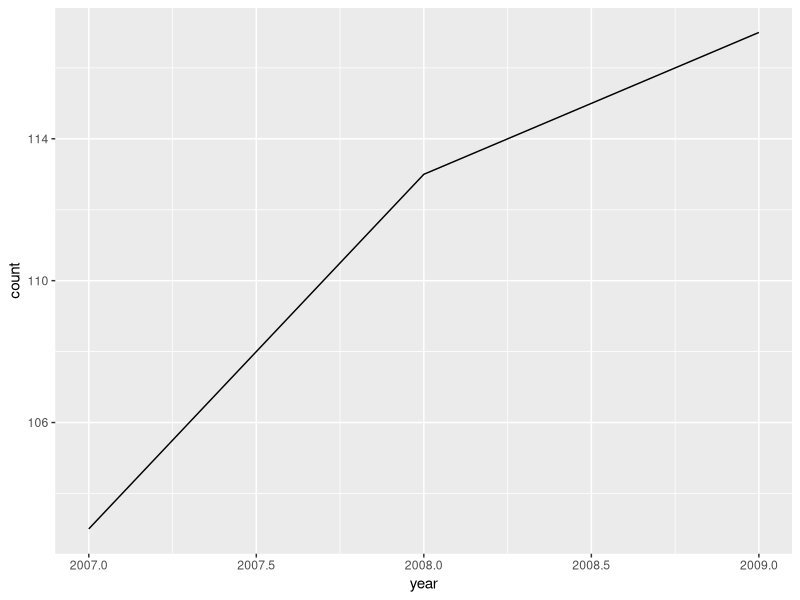
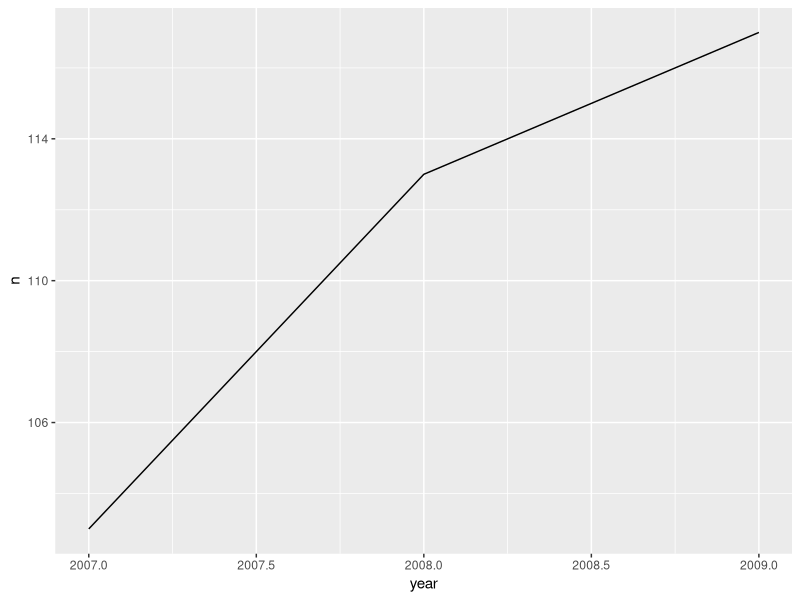
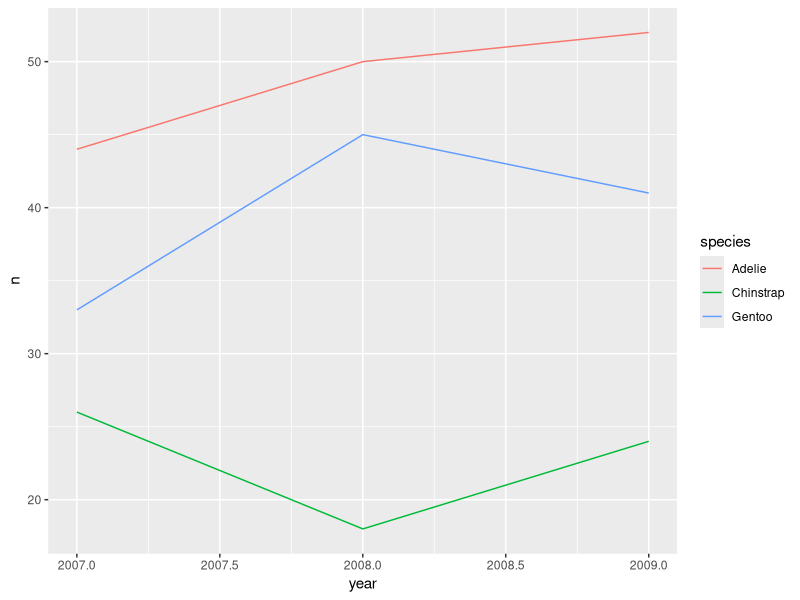
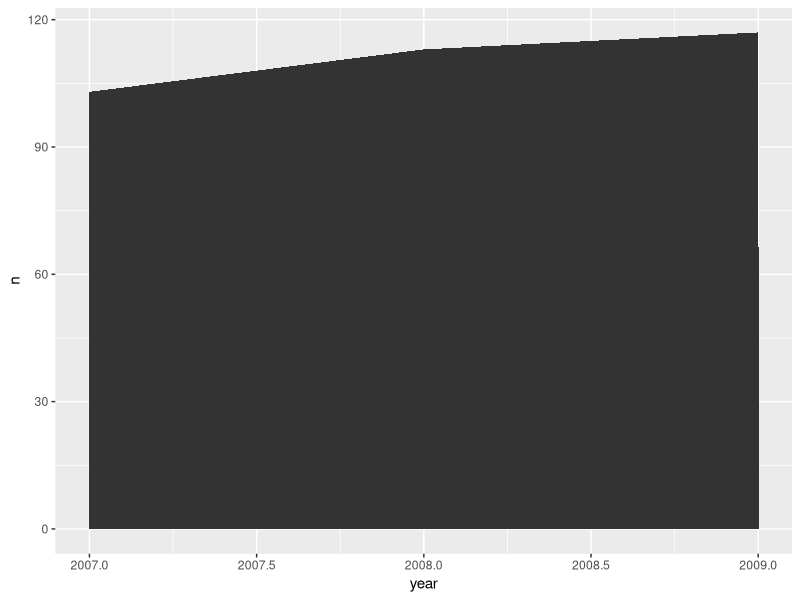
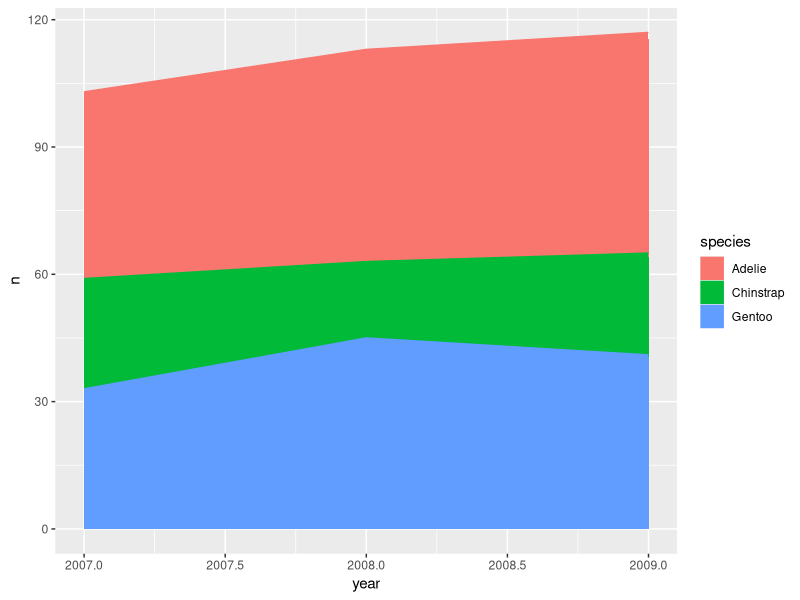
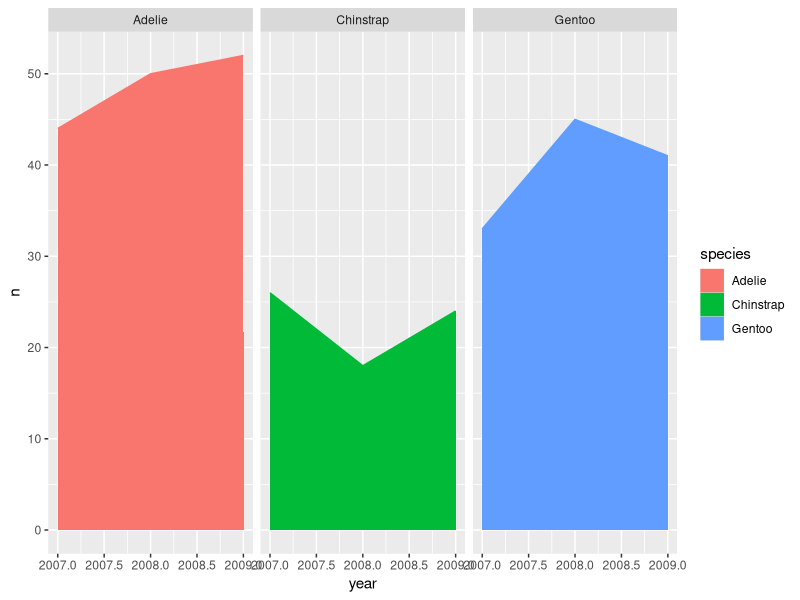
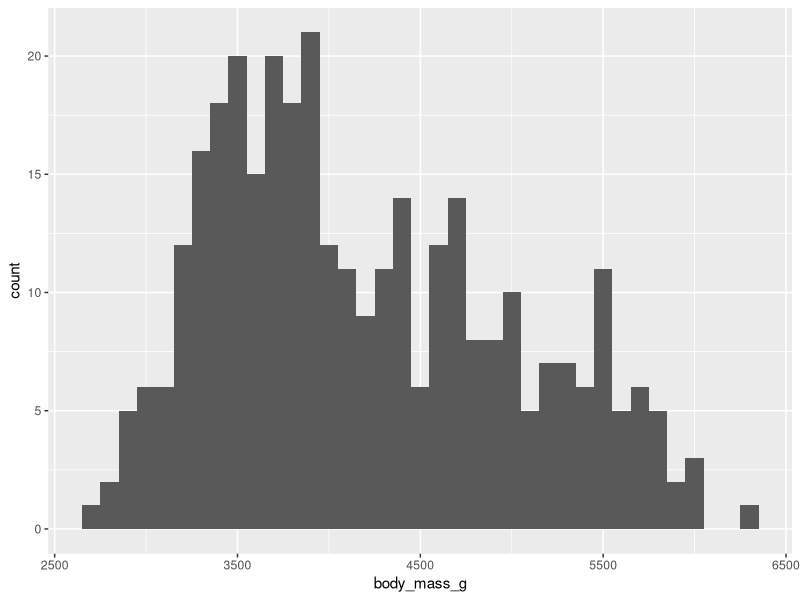
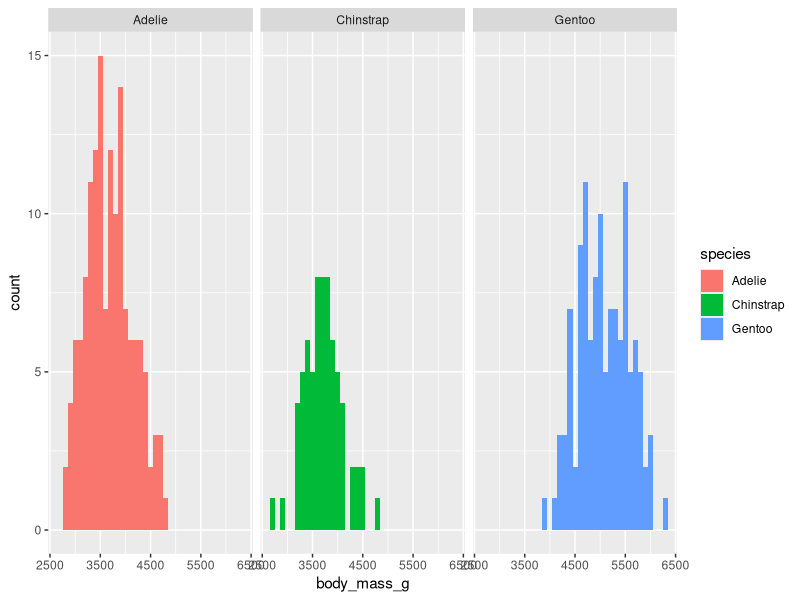

Recreate these plots in R, in order.
# Curso: Introdução à Análise de Pesquisa Quantitativa
# Professor: Viktor Chagas
# Semestre Letivo: 2020.2
# Aula: 11A
# Programa de curso: https://rpubs.com/viktor/workshop_rstats

# Solicitar pacotes -------------------------------------------------------
#install.packages("ggplot2")
library(ggplot2)
library(dplyr)
library(palmerpenguins)

# geom_line() ------------------------------------------------------------

# geom_line: O geom_line corresponde ao gráfico de linha simples.
# Para utilizá-lo, é preciso haver duas variáveis numéricas e
# sequenciais a serem relacionadas. Geralmente, é empregado para
# visualizar flutuações ao longo do tempo, mas não apenas.

# Importando os dados
pinguins <- penguins %>% tidyr::drop_na()

# Gerando um gráfico de linha simples com stat_count
pinguins %>% 
  ggplot() +
  geom_line(aes(x = year), stat = "count")

# Gerando um gráfico de linha simples com stat_identity
pinguins %>% 
  count(year) %>% 
  ggplot() +
  geom_line(aes(x = year, y = n), stat = "identity")

# Gerando um gráfico de linha agrupado
pinguins %>% 
  count(year, species) %>% 
  ggplot() +
  geom_line(aes(x = year, y = n, group = species, color = species))


# geom_area() -------------------------------------------------------------

# geom_area: Este geom funciona de modo similar ao geom_line, mas, ao
# invés de uma linha, ele plota uma área sólida. Além disso, é possível
# também empilhar as áreas.

# Gerando um gráfico de área simples
pinguins %>% 
  count(year) %>% 
  ggplot() +
  geom_area(aes(x = year, y = n))

# Gerando um gráfico de área empilhada
pinguins %>% 
  count(year, species) %>% 
  ggplot() +
  geom_area(aes(x = year, y = n, fill = species, color = species))

# Gerando um gráfico de área segmentado por facetas
pinguins %>% 
  count(year, species) %>% 
  ggplot() +
  geom_area(aes(x = year, y = n, fill = species, color = species)) +
  facet_wrap(~species)


# geom_histogram() --------------------------------------------------------

# geom_histogram: O geom_histogram apresenta uma visualização gráfica em
# que uma variável numérica e sequencial tem sua frequência calculada.

# Gerando um histograma simples
pinguins %>% 
  ggplot() +
  geom_histogram(aes(x = body_mass_g), binwidth = 100)

# Gerando um histograma segmentado por facetas
pinguins %>% 
  ggplot() +
  geom_histogram(aes(x = body_mass_g, fill = species), binwidth = 100) +
  facet_wrap(~species)


# geom_tile() -------------------------------------------------------------

# geom_tile: Este geom apresenta um mapa de calor (heatmap) a partir do
# cruzamento entre duas variáveis categóricas com uma terceira variável
# numérica sequencial.

# Gerando um mapa de calor
pinguins %>% 
  select(species, sex, body_mass_g) %>% 
  ggplot() +
  geom_tile(aes(x = species, y = sex, fill = body_mass_g))

